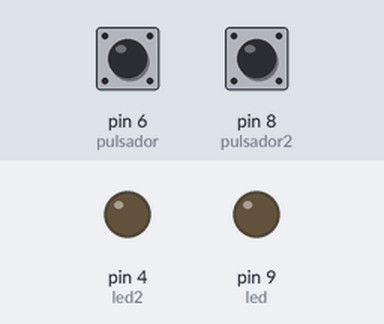
This sketch was run on a simulated Arduino Uno, built with avr-gcc and run on an emulated ATmega328P. Parts: output pins drawn as LEDs (lit = HIGH). The inputs (shaded band) are chosen by the test bench; at power-on: pin 6 (pulsador) LOW, pin 8 (pulsador2) LOW.

Above: at 1.2 s.
1.3 s: pin 6 (pulsador) pulled HIGH for 0.15 s
At 1.45 s:
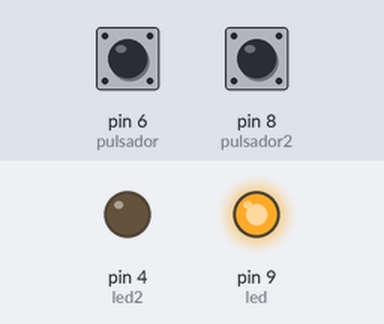
3.1 s: pin 8 (pulsador2) pulled HIGH for 0.15 s
At 3.25 s:
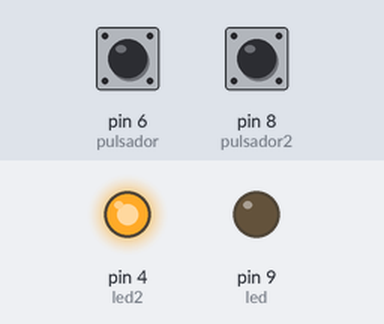
4.9 s: pin 8 (pulsador2) pulled HIGH for 3.2 s
At 9.4 s:
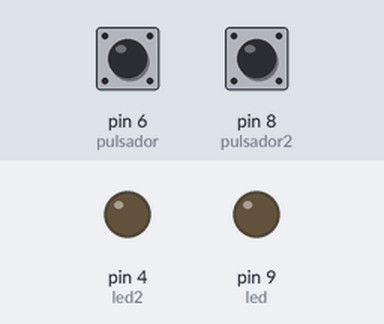
9.7 s: pin 6 (pulsador) pulled HIGH for 3.2 s
At 10.7 s:
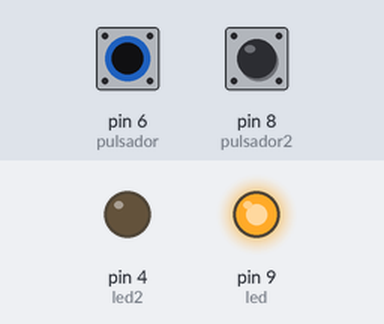
14.5 s: pin 6 (pulsador) driven HIGH and pin 8 (pulsador2) driven HIGH
At 15.7 s:
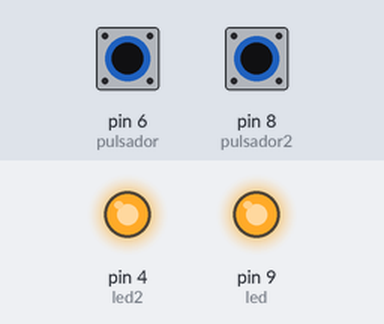
Timing chart, 0 to 17.3 s (numbered marks = the images above; inputs shaded):
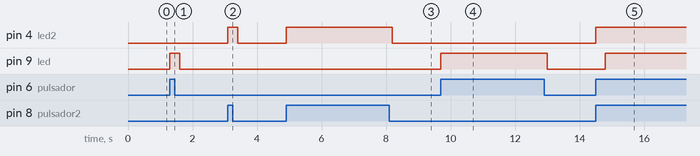

Measured:
- after the input at 1.3 s, pin 9 (led): LOW → HIGH at once, → LOW 0.30 s later
- after the input at 3.1 s, pin 4 (led2): LOW → HIGH at once, → LOW 0.30 s later
- after the input at 4.9 s, pin 4 (led2): LOW → HIGH at once, → LOW 3.3 s later
- after the input at 9.7 s, pin 9 (led): LOW → HIGH at once, → LOW 3.3 s later
- after the input at 14.5 s, pin 4 (led2): LOW → HIGH at once; pin 9 (led): LOW → HIGH after 0.30 s

The sketch:

_2pulsadores.ino
```cpp
int pulsador = 6 ;
int led = 9 ;
int led2 = 4 ;
int pulsador2 = 8 ;
void setup() {
pinMode (pulsador, INPUT);
pinMode (pulsador2, INPUT);
pinMode (led, OUTPUT);
pinMode (led2, OUTPUT);
  // put your setup code here, to run once:

}

void loop() {  if (digitalRead (pulsador) == HIGH)
{
digitalWrite (led, HIGH);
delay (300);
}
else
{ digitalWrite (led, LOW);
}
if (digitalRead (pulsador2) == HIGH)
{
digitalWrite (led2, HIGH);
delay (300);
}
else
{ digitalWrite (led2, LOW);
}
  // put your main code here, to run repeatedly:

}
```
